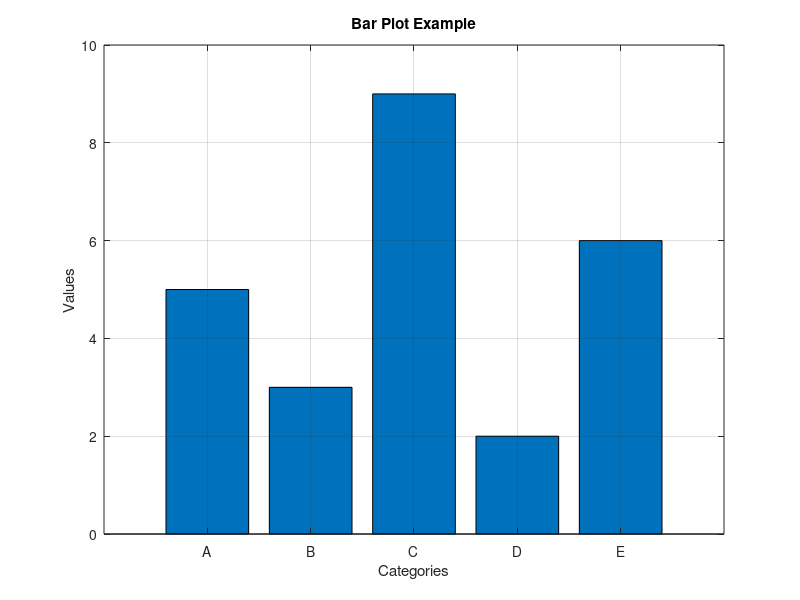

The MATLAB source for this figure:
clc;
clear;
close all;

% Define categories and their corresponding values
categories = {'A', 'B', 'C', 'D', 'E'};  % Categories for x-axis labels
values = [5, 3, 9, 2, 6];                 % Numerical values for y-axis

% Create the bar plot
figure;
bar(values);  % This creates a vertical bar plot for the 'values'

% Set the x-axis ticks to correspond to the categories
set(gca, 'XTick', 1:length(categories), 'XTickLabel', categories);

% Add labels and title
xlabel('Categories');       % Label for the x-axis
ylabel('Values');           % Label for the y-axis
title('Bar Plot Example');  % Title for the plot

% Enable grid for better visualization
grid on;
